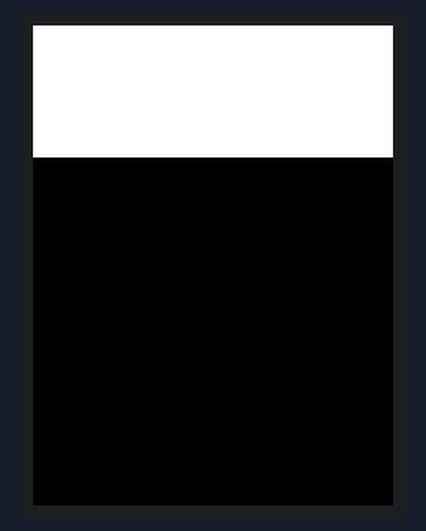
A program run on a simulated Raspberry Pi Pico running MicroPython. Parts: 240×320 colour display. Library files of the repository ran but are not shown: ili9341.py; what the program prints to the serial console is not drawn. At 25.1 s the program stops and its outputs stay as they are.

Above: at 2.79 s.
At 5.03 s:
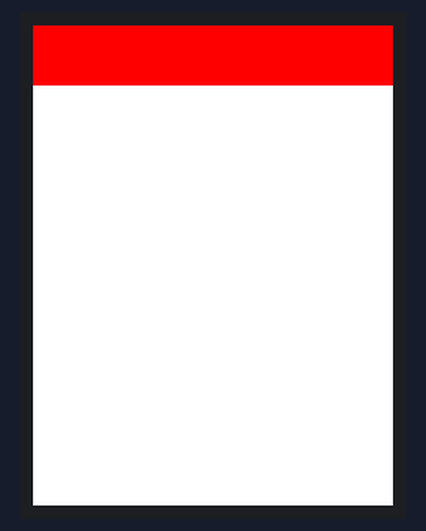
At 6.31 s:
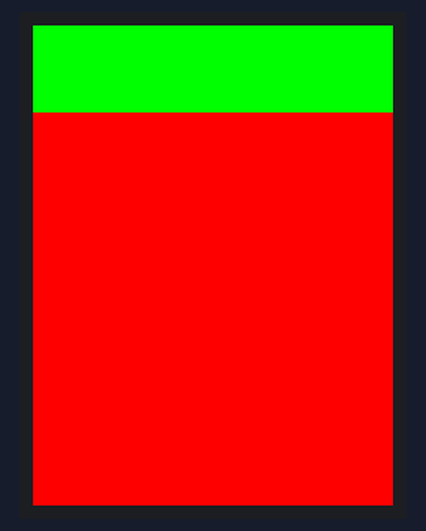
At 9.83 s:
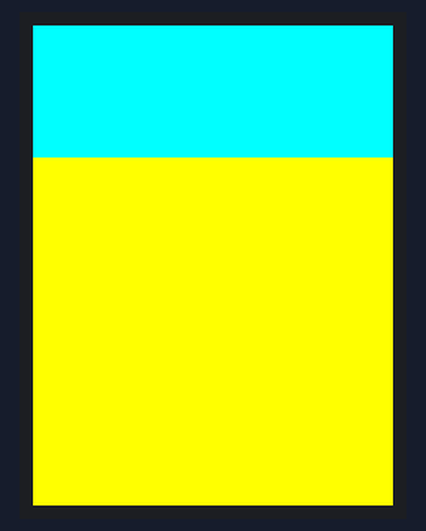
At 13.26 s:
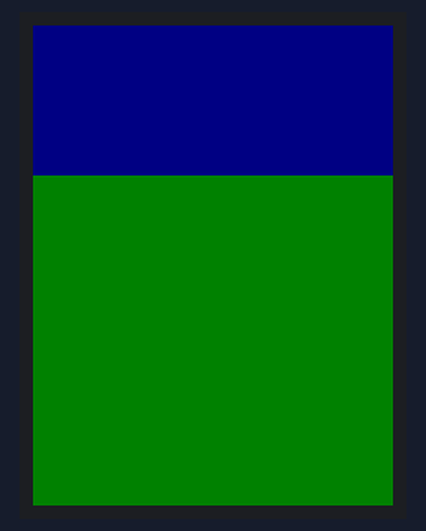
At 25.04 s:
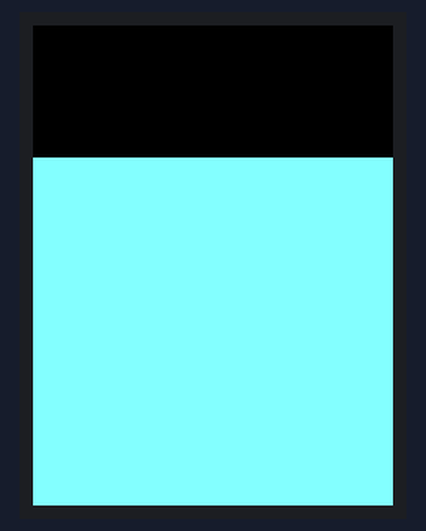

The program:

demo_clear.py
```python
"""ILI9341 demo (clear)."""
from time import sleep, ticks_ms
from ili9341 import Display, color565
from machine import Pin, SPI
import gc

valid_hlines = [1, 2, 4, 5, 8, 10, 16, 20, 32, 40, 64, 80, 160]

colors = {
    "RED": (255, 0, 0),
    "GREEN": (0, 255, 0),
    "BLUE": (0, 0, 255),
    "YELLOW": (255, 255, 0),
    "AQUA": (0, 255, 255),
    "MAROON": (128, 0, 0),
    "DARKGREEN": (0, 128, 0),
    "NAVY": (0, 0, 128),
    "TEAL": (0, 128, 128),
    "PURPLE": (128, 0, 128),
    "ORANGE": (255, 128, 0),
    "DEEP_PINK": (255, 0, 128),
    "CYAN": (128, 255, 255),
}

def test():
    """Test code."""
    # Baud rate of 40000000 seems about the max
    spi = SPI(
        0,
        baudrate=10000000,
        polarity=1,
        phase=1,
        bits=8,
        firstbit=SPI.MSB,
        sck=Pin(18),
        mosi=Pin(19),
        miso=Pin(16),
    )
    display = Display(
        spi,
        dc=Pin(15),
        cs=Pin(17),
        rst=Pin(14),
    )

    print('Clearing to black...')
    start = ticks_ms()
    display.clear()
    end = ticks_ms()
    print(f'Display cleared in {end - start} ms.')
    sleep(2)

    print('Clearing to white...')
    start = ticks_ms()
    display.clear(color565(255, 255, 255))
    end = ticks_ms()
    print(f'Display cleared in {end - start} ms.')
    sleep(2)

    for hlines, (color, rgb) in zip(valid_hlines, colors.items()):
        gc.collect()
        print(f'Clearing display to {color}, hlines={hlines}...')
        try:
            start = ticks_ms()
            display.clear(hlines=hlines, color=color565(*rgb))
            end = ticks_ms()
            print(f'Display cleared in {end - start} ms.')
        except Exception as e:
            print(e)
        sleep(1)

    sleep(5)
    display.cleanup()


test()
```
